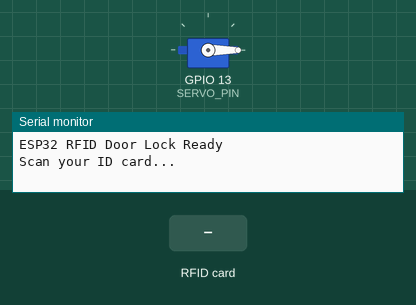
Bench run of a sketch on a simulated ESP32. On the bench: servo, the last lines printed to the serial monitor. Inputs (shaded band) come from the test bench.

Above: at 2.2 s.
2.3 s: RFID card 5E 7A 19 C4 held to the reader
At 3.6 s:
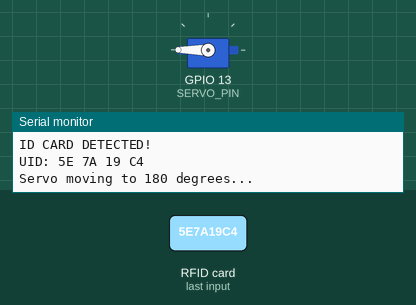
Timing chart, 0 to 5.8 s (numbered marks = the images above; inputs shaded):
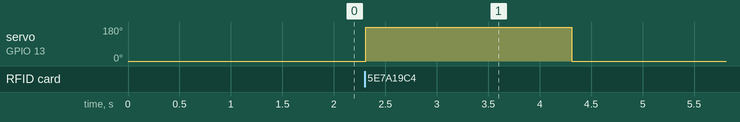

Measured:
- after the input at 2.3 s, servo on GPIO 13 (SERVO_PIN): 0° → 180° at once, → 0° 2.0 s later

The sketch:

rfid_servo_lock.ino
```cpp
#include <SPI.h>
#include <MFRC522.h>
#include <ESP32Servo.h>

// RC522 connections
#define SS_PIN   5
#define RST_PIN  22

// Servo connection
#define SERVO_PIN 13

MFRC522 rfid(SS_PIN, RST_PIN);
Servo myServo;

bool cardHandled = false;

void setup() {
  Serial.begin(115200);
  delay(1000);

  // Initialize RFID reader
  SPI.begin(18, 19, 23, SS_PIN);
  rfid.PCD_Init();

  // Initialize servo
  myServo.setPeriodHertz(50);
  myServo.attach(SERVO_PIN, 500, 2500);
  myServo.write(0);

  Serial.println("ESP32 RFID Door Lock Ready");
  Serial.println("Scan your ID card...");
}

void loop() {
  // Rearm after the card is removed
  if (!rfid.PICC_IsNewCardPresent()) {
    cardHandled = false;
    return;
  }

  if (cardHandled) {
    return;
  }

  if (!rfid.PICC_ReadCardSerial()) {
    return;
  }

  cardHandled = true;

  // Print card UID
  Serial.println();
  Serial.println("ID CARD DETECTED!");

  Serial.print("UID: ");
  for (byte i = 0; i < rfid.uid.size; i++) {
    if (rfid.uid.uidByte[i] < 0x10) {
      Serial.print("0");
    }
    Serial.print(rfid.uid.uidByte[i], HEX);
    Serial.print(" ");
  }
  Serial.println();

  // Turn servo to 180 degrees
  Serial.println("Servo moving to 180 degrees...");
  myServo.write(180);
  delay(2000);

  // Return servo to 0 degrees
  Serial.println("Servo returning to 0 degrees...");
  myServo.write(0);

  Serial.println("Ready for next card.");

  rfid.PICC_HaltA();
  rfid.PCD_StopCrypto1();

  delay(500);
}
```
